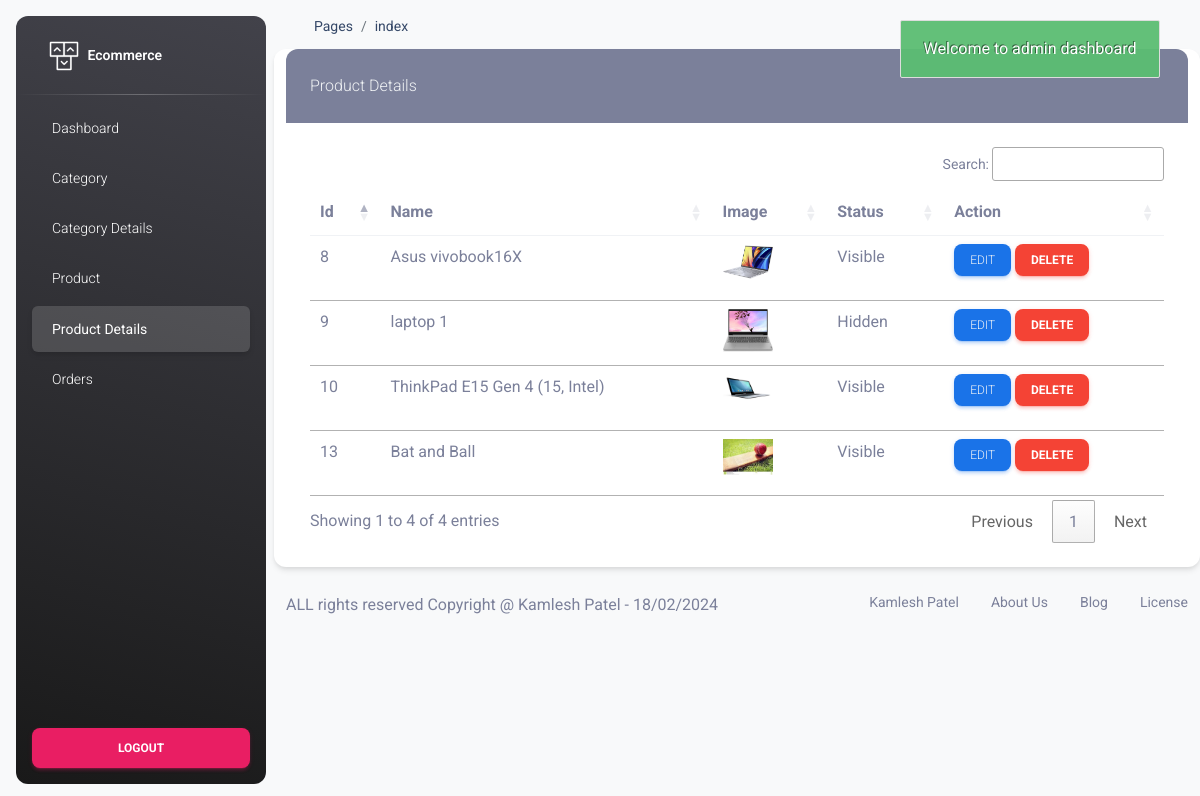
Screenshot of /admin/product_details.php (signed in) with the database file from the repository.
### tables this page shows
CREATE TABLE `product1998` (
  `pid` int(11) NOT NULL,
  `category_id` int(11) NOT NULL,
  `name` varchar(191) NOT NULL,
  `small_description` mediumtext NOT NULL,
  `long_description` longtext NOT NULL,
  `price` varchar(191) NOT NULL,
  `qty` varchar(191) NOT NULL,
  `trending` tinyint(4) NOT NULL DEFAULT 0,
  `selling_price` int(11) NOT NULL,
  `status` tinyint(4) NOT NULL DEFAULT 0,
  `created_at` timestamp NOT NULL DEFAULT current_timestamp(),
  `image` varchar(191) NOT NULL,
  `slug` varchar(191) NOT NULL
);

### admin/product_details.php (the view, shortened to what this page needs)
<?php
    include 'header.php';
    include 'config.php';
?>
    <div class="container">
        <div class="row">
            <div class="card">
                <div class="card-header bg-secondary text-light">
                    Product Details
                </div>
                <div class="card-body">
                    <table class="table table_striped" id="example">
                        <thead>
                            <tr>
                                <th>Id</th>
                                <th>Name</th>
                                <th>Image</th>
                                <th>Status</th>
                                <th>Action</th>
                            </tr>
                        </thead>
                        <tbody>
                                    <?php
                                        $sql = "SELECT * FROM `product1998` ";
                                        $res = $conn->query($sql);
                                        if(mysqli_num_rows($res) > 0)
                                        {
                                            foreach($res as $row)
                                            {
                                                ?>
                            <tr>
                                <td><?= $row['pid']; ?></td>
                                <td><?= $row['name']; ?></td>
                                <td>
                                    <img src="product/<?= $row['image']; ?>" alt="Product Image" width="50px">
                                </td>
                                <td>
                                    <?= $row['status'] == '1' ? 'Visible' : 'Hidden'; ?>
                                </td>
                                <td>
                                    <button class="btn btn-sm btn-info"><a href="product_edit.php?edit_id=<?= $row['pid']; ?>" class="text-light" >Edit </a></button>
                                    <button class="btn btn-sm btn-danger productdel" value="<?= $row['pid']; ?>">Delete</button>
                                </td>
                            </tr>
                                                <?php
                                            }
                                        }
                                    ?>
                        </tbody>
                    </table>
                </div>
            </div>
        </div>
    </div>
<?php
    include 'footer.php';
?>

### rows the page displays
product1998: pid "8", name "Asus vivobook16X", image (picture), status "Visible"
product1998: pid "9", name "laptop 1", image (picture), status "Hidden"
product1998: pid "10", name "ThinkPad E15 Gen 4 (15, Intel)", image (picture), status "Visible"
product1998: pid "13", name "Bat and Ball", image (picture), status "Visible"
